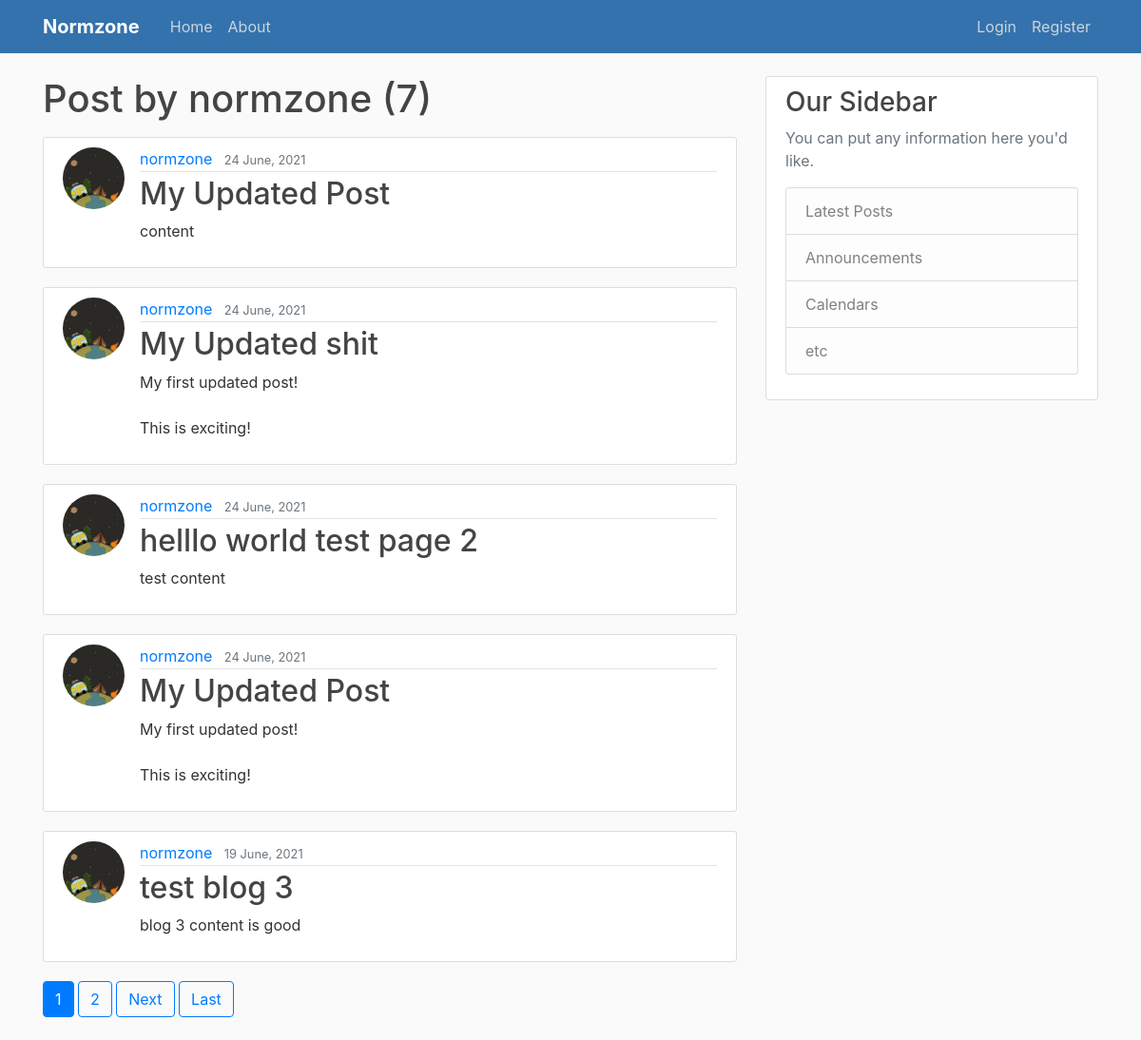
Screenshot of /normzone/ with the database file from the repository.
### normzone/models.py (models this page shows, shortened)
class Post(models.Model):
	title = models.CharField(max_length=100)
	content = models.TextField()
	date_posted = models.DateTimeField(default=timezone.
		now)
	author = models.ForeignKey(User, on_delete=models.CASCADE)

### users/models.py (models this page shows, shortened)
class Profile(models.Model):
	user = models.OneToOneField(User, on_delete=models.CASCADE)
	image = models.ImageField(default='default.jpg', upload_to='profile_pics')

### normzone/views.py (the view)
# urls.py: path('<str:username>/', UserPostListView.as_view(), name='user-posts'),
class UserPostListView(ListView):
	model = Post
	template_name = 'normzone/user_posts.html'
	context_object_name = 'posts'
	paginate_by = 5
	def get_queryset(self):
		user = get_object_or_404(User, username=self.kwargs.get('username'))
		return Post.objects.filter(author=user).order_by('-date_posted')

### normzone/templates/normzone/user_posts.html (shortened to what this page needs)
 {% extends 'normzone/base.html' %}
{% block content %}
	<h1 class="mb-3">Post by {{ view.kwargs.username }} ({{ page_obj.paginator.count }})</h1>
	{% for post in posts %}
		<article class="media content-section">
			<img class="rounded-circle article-img" src="{{ post.author.profile.image.url }}">
		  	<div class="media-body">
		    	<div class="article-metadata">
		      		<a class="mr-2" href="{% url 'user-posts' post.author.username %}">{{ post.author }}</a>
		      		<small class="text-muted">{{ post.date_posted|date:"d F, Y" }}</small>
		   		 </div>
		    	<h2><a class="article-title" href="{% url 'post-detail' post.id %}">{{ post.title }}</a></h2>
		   		 <p class="article-content">{{ post.content }}</p>
		  	</div>
		</article>
	{% endfor %}
	{% if is_paginated %}
		{% for num in page_obj.paginator.page_range %}
			{% if page_obj.number == num %}
				<a class="btn btn-primary mb-4" href="?page={{ num }}">{{ num }}</a>
			{% elif num > page_obj.number|add:'-3' and num < page_obj.number|add:'3' %}
				<a class="btn btn-outline-primary mb-4" href="?page={{ num }}">{{ num }}</a>
			{% endif %}
		{% endfor %}
		{% if page_obj.has_next %}
			<a class="btn btn-outline-primary mb-4"  href="?page={{ page_obj.next_page_number }}">Next</a>
			<a class="btn btn-outline-primary mb-4"  href="?page={{ page_obj.paginator.num_pages }}">Last</a>
		{% endif %}
	{% endif %}
{% endblock content %}

### normzone/static/normzone/main.css (style rules this page uses)
body { background: #fafafa; color: #333333; margin-top: 5rem; }
h1, h2, h3, h4, h5, h6 { color: #444444; }
.content-section { background: #ffffff; padding: 10px 20px; border: 1px solid #dddddd; border-radius: 3px; margin-bottom: 20px; }
.article-title { color: #444444; }
.article-content { white-space: pre-line; }
.article-img { height: 65px; width: 65px; margin-right: 16px; }
.article-metadata { padding-bottom: 1px; margin-bottom: 4px; border-bottom: 1px solid #e3e3e3 }

### rows the page displays
Post: author.profile.image (picture), author "normzone", date_posted "24 June, 2021", title "My Updated Post", content "content"
Post: author.profile.image (picture), author "normzone", date_posted "24 June, 2021", title "My Updated shit", content "My first updated post! This is exciting!"
Post: author.profile.image (picture), author "normzone", date_posted "24 June, 2021", title "helllo world test page 2", content "test content"
Post: author.profile.image (picture), author "normzone", date_posted "24 June, 2021", title "My Updated Post", content "My first updated post! This is exciting!"
Post: author.profile.image (picture), author "normzone", date_posted "19 June, 2021", title "test blog 3", content "blog 3 content is good"

### other values shown
{{ view.kwargs.username }} "normzone"
{{ page_obj.paginator.count }} "7"
{{ num }} "1"
{{ num }} "2"
